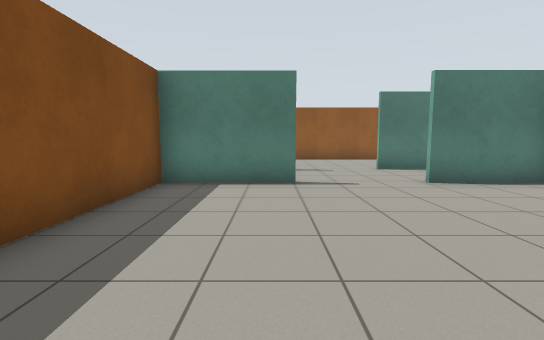
view 1 (above)

16 first-person views from a walk through a Gazebo world. The camera is 1 m above the floor, tilts 6° down and sees 85° across. The lines on the ground mark 1 m squares. The floor is counted in squares, 1 m on a side. Each view is taken from the middle of a square. On the plan, view 1 faces up. The plan holds only what a view shows up to about 12 squares ahead; the rest is blank. Simple patterns stand in for the simulator's built-in surfaces.

view 2
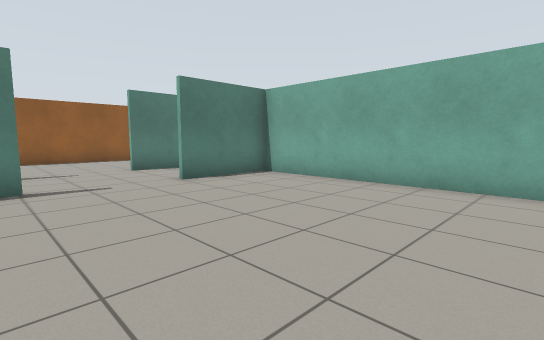

view 3
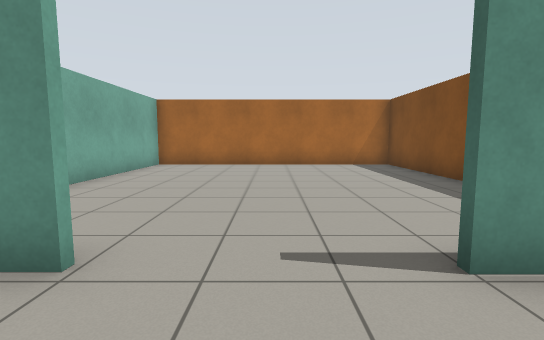

view 4
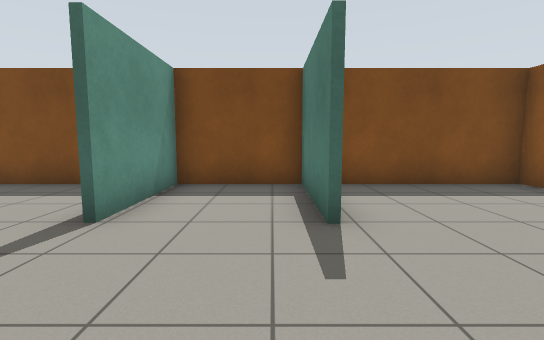

view 5
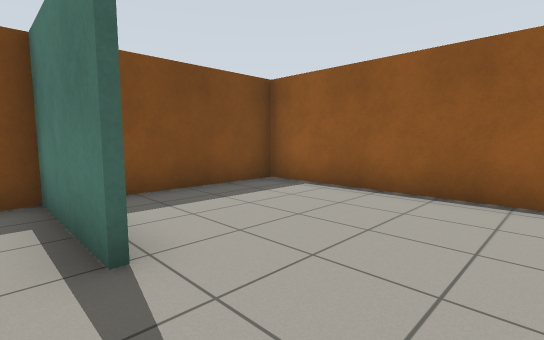

view 6
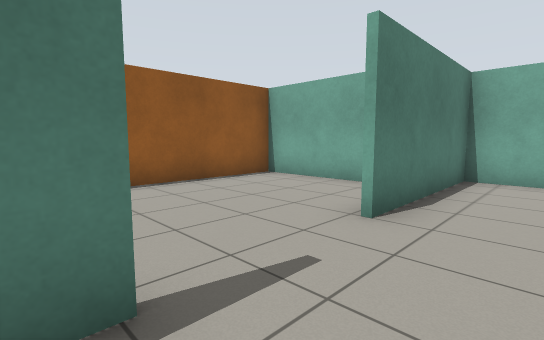

view 7
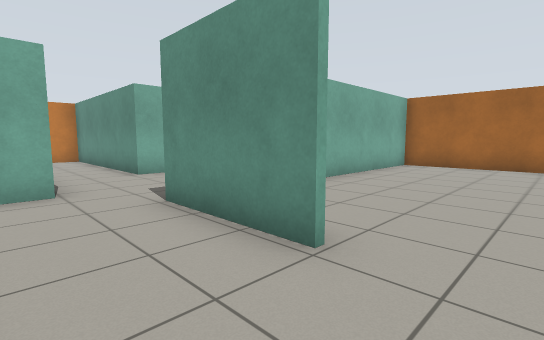

view 8
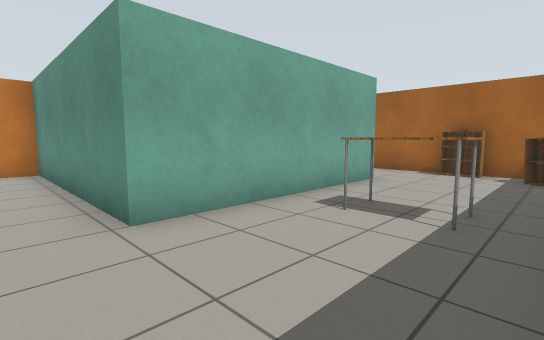

view 9
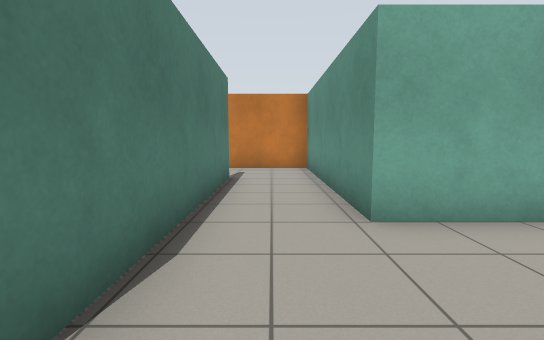

view 10
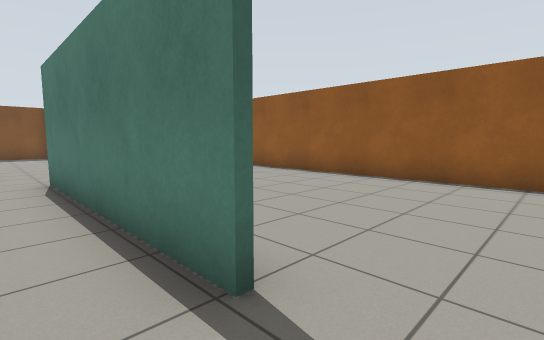

view 11
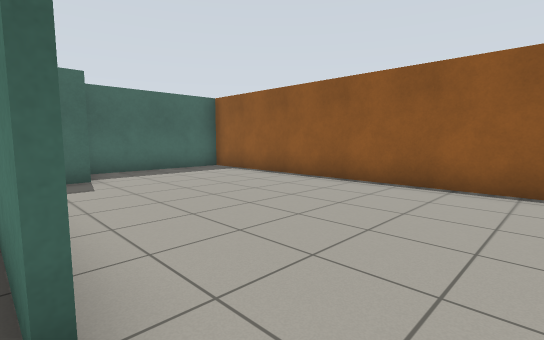

view 12
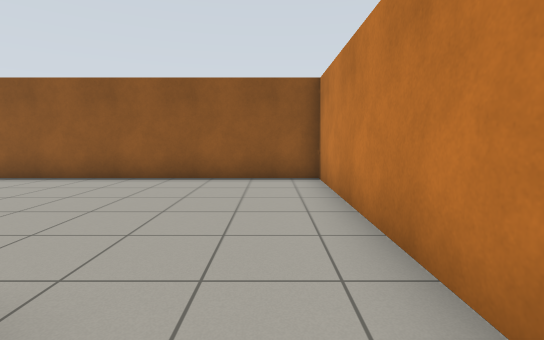

view 13
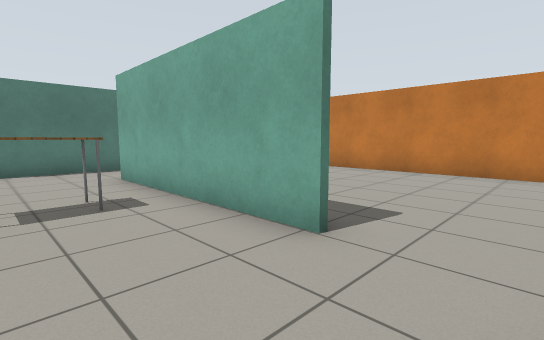

view 14
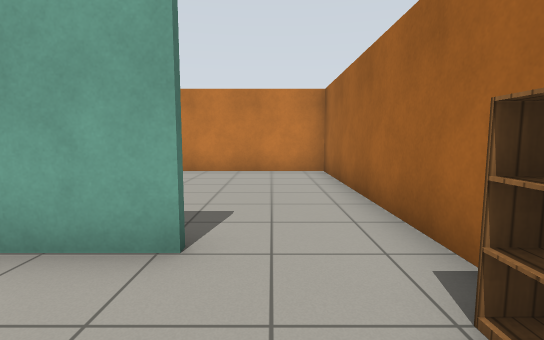

view 15
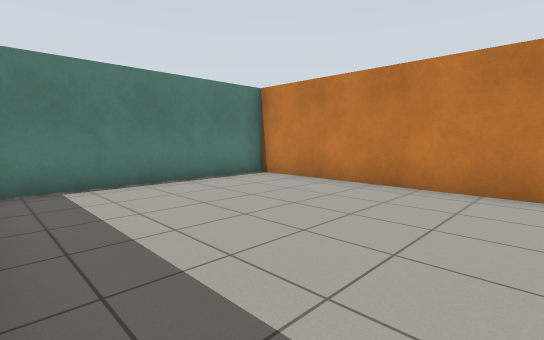

view 16
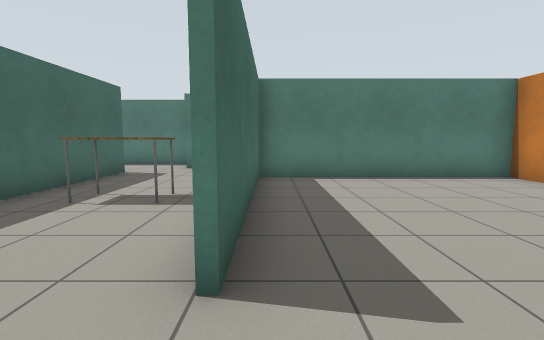

### Floor plan
Points are (right, up) in squares from view 1. A wall is a line through its corners. A room is listed if a view was taken in it or the views show most of it. See-through windows are left out.
Room 1 (views 1, 2, 3, 4, 5, 6, 7, 8, 9)
walls: (0.6, 6.7) (-2.5, 6.7) (-2.5, -2.6) (6.4, -2.6) (6.4, 6.7) (3.5, 6.7); (3.5, 6.9) (6.6, 6.9); (0.6, 9.7) (-2.5, 9.7) (-2.5, 6.9) (0.6, 6.9); (8.1, 8.1) (8.1, 9.7) (3.4, 9.7); (6.4, 11.3) (6.4, 14.5) (-2.5, 14.5) (-2.5, 10.5)
ways out: opening at (8, 7) to room 2
Room 2 (views 10, 11, 12, 13, 14, 15, 16)
walls: (10.5, -0.3) (10.5, 5.8) (17.2, 5.8); (6.6, 6.9) (6.6, 2.8); (7.4, -2.6) (11.6, -2.6); (14.6, 8.1) (8.1, 8.1); (17.2, 6.1) (17.2, 8.6)
ways out: opening at (8, 7) to room 1; opening at (15.5, 8) to room 3; opening at (11, -1.5) to room 4
objects: cabinet (7, -2); table (8, 3) to (9, 3); bookshelf (9, -2)
Room 3 (no view inside)
walls: (8.2, 9.9) (8.2, 9.2); (17.2, 8.6) (17.2, 14.5) (6.6, 14.5) (6.6, 10.3)
ways out: opening at (15.5, 8) to room 2
Room 4 (no view inside)
walls: (10.7, 5.4) (10.7, -0.3); (17.2, 5.7) (10.6, 5.7); (11.6, -2.6) (17.2, -2.6) (17.2, 6.1)
ways out: opening at (11, -1.5) to room 2

Where each view was taken, in squares from view 1:
view 1: 0 up, 0 right, facing up
view 2: 0 up, 0 right, facing up-right
view 3: 9 up, 2 right, facing down
view 4: 9 up, 4 right, facing left
view 5: 9 up, 3 right, facing up-left
view 6: 8 up, 0 right, facing up-right
view 7: 9 up, 2 right, facing down-right
view 8: 7 up, 7 right, facing down-right
view 9: 7 up, 7 right, facing right
view 10: 7 up, 16 right, facing up-left
view 11: 8 up, 16 right, facing up-left
view 12: 7 up, 16 right, facing up
view 13: 2 down, 8 right, facing up-right
view 14: 1 down, 8 right, facing right
view 15: 1 down, 11 right, facing up-right
view 16: 2 down, 11 right, facing up
